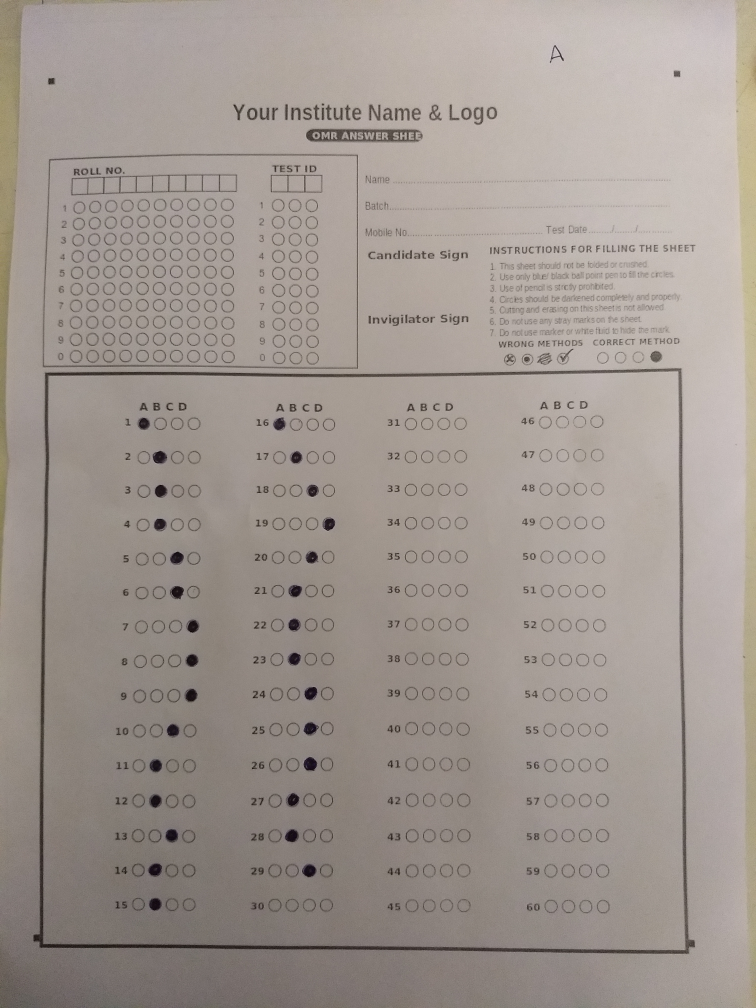
#> input picture omr/worker/test_01.jpg, 3024 x 4032 px (shown at 1/4 size)
$ python -i grader.py   (imports and definitions only)   (older library calls are emulated)
#> lines starting #> are read from the running program, lines starting #| are printed output that depends on the picture; after the words box and inside, x2 and y2 are one past the last pixel; in counts of white or black regions, pixels touching at a corner belong together; long printed decimals are rounded
### omr/worker/grader_util/grader_util.py
import cv2
import numpy as np
from .grader_errors import BubbleDetectionError
import sys
# loop over countours
# this function find the question bubbles
# outputs matrix([contour, box])


# [4 lines left out: function show_image, not called in this run]

def find_questions(cnts, image, show_boxes=False):
    questions = []
    for c in cnts:
        (x, y, w, h) = cv2.boundingRect(c)
        ar = w / float(h)
        if (w >= 15 and h >= 15) and (w <= 50 and h <= 50) and ar >= 0.7 and ar <= 1.3:
            box = [(x//5)*5, y]
            questions.append([c, box])
            if show_boxes == True:
                cv2.rectangle(image, (x, y), (x+w, y+h), (0, 255, 0), 1)
    # [5 lines of commented-out code are left out]
    return questions


'''
We are now sorting from left to right by taking a batch of 16 contours
that are basically a whole row and then sorting them from increasing order of x
'''


def find_ques_cnts(questions):
    # sort the question contours from top to bottom
    questions = sorted(questions, key=lambda q: q[1][1])
    questionCnts = []
    for i in np.arange(0, len(questions), 16):
        # take a row of bubbles
        q = list(questions[i: i+16])
        # append each contour sorted from left to right in a row
        # sort them using x
        q = sorted(q, key=lambda k: k[1][0])
        for o in q:
            # append each contour sorted from left to right in a row
            questionCnts.append(o[0])
    return questionCnts

# calculate the old question no
# this function converts the old question no to
# new question no. By default it assumes that questions
# are to be converted from horizontal to vertical fashion


def convert_ques_no(q, rows_cnt=15, cols_cnt=4, hori_to_vert=True):
    if hori_to_vert:
        row = q // cols_cnt
        col = q % cols_cnt
        return col * rows_cnt + row
    col = q // rows_cnt
    row = q % rows_cnt
    return row * cols_cnt + col

### omr/worker/grader.py
# import the necessary packages
from imutils.perspective import four_point_transform
from imutils import contours
import numpy as np
import argparse
import imutils
import cv2
import random
import sys
import os
# user defined modules
import omr.worker.grader_util.grader_util as gu
import omr.worker.grader_util.grader_errors as ge
# [7 lines of commented-out code are left out]

def omr_scanner(image_path):
    # Answer Key
#> called with image_path = 'test_01.jpg'
    ques = [i for i in range(60)]
    opts = [1 for _ in range(60)]
    ANSWER_KEY = dict(zip(ques, opts))

    print(ANSWER_KEY)
    max_marks = 30
    positive_marking = 1
    negative_marking = 0
    bubble_thresh = 185

    def show_image(img, title="Original"):
        return
        cv2.imshow(title, img)
        cv2.waitKey(0)
        cv2.destroyAllWindows()

    # load the image
    orig = cv2.imread(image_path)
#> orig is the input picture: shape (4032, 3024, 3); mean B, G, R 144.4, 150.9, 160
    print(type(orig))
#| <class 'numpy.ndarray'>
    print(orig.shape)
#| (4032, 3024, 3)
    image = orig.copy()
    # ratio = image.shape[0] / 800.0
    image = imutils.resize(image, height=1500)
    # gray it
    gray = cv2.cvtColor(image, cv2.COLOR_BGR2GRAY)
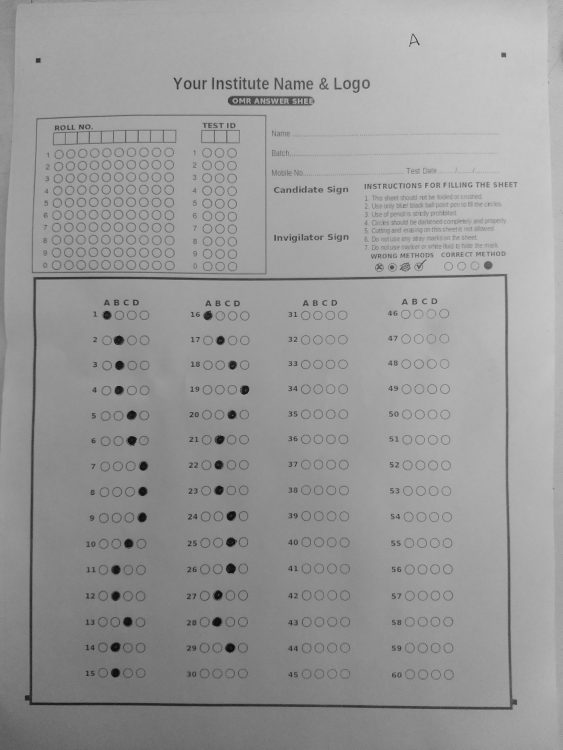
#> gray: shape (1500, 1125) (shown at 1/2 size); min 6, max 210, mean 152.9
    # blur it
    gray = cv2.GaussianBlur(gray, (5, 5), 0)
    # canny edge detection
    edged = cv2.Canny(gray, 20, 50)
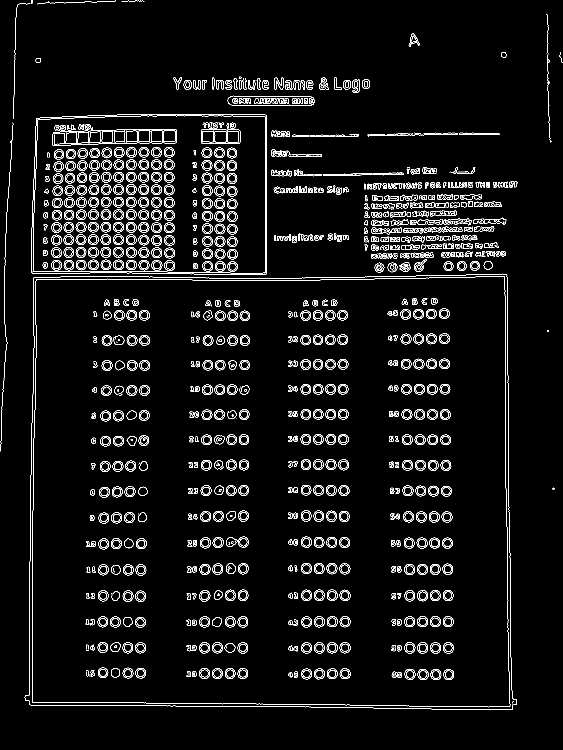
#> edged: shape (1500, 1125) (shown at 1/2 size); 4.9% white in thin lines or dots


    show_image(edged)

    # Find the contours
    cnts = cv2.findContours(edged.copy(), cv2.RETR_EXTERNAL,
                            cv2.CHAIN_APPROX_SIMPLE)
#> cnts = 279 contours, 118 with area under 20; largest, box (x1, y1, x2, y2) and area: (49, 547, 1034, 1420) 822319, (62, 228, 534, 550) 147820, (455, 191, 629, 212) 3123, (743, 454, 804, 469) 344, (806, 456, 846, 468) 299

    cnts = cnts[0] if imutils.is_cv2() else cnts[1]
    docCnts = None
    print(len(cnts))
#| 279
    if len(cnts) > 0:
        cnts = sorted(cnts, key=cv2.contourArea, reverse=True)
        peri = cv2.arcLength(cnts[0], True)
#> peri = 3720.5
        print(peri)
#| 3720.475
        approx = cv2.approxPolyDP(cnts[0], 0.02*peri, True)
#> approx = [[1013, 548], [68, 554], [50, 1400], [1024, 1419]]
        docCnts = approx
#> docCnts = [[1013, 548], [68, 554], [50, 1400], [1024, 1419]]
        # [22 lines of commented-out code are left out]
    paper = four_point_transform(image, docCnts.reshape(4, 2))
    warped = four_point_transform(gray, docCnts.reshape(4, 2))
    show_image(warped)
    # show_image(paper)
    # binarisation of image
    # instead of otsu thresholding
    # we have used adaptive thresholding

    thresh = cv2.adaptiveThreshold(
        warped, 255, cv2.ADAPTIVE_THRESH_GAUSSIAN_C, cv2.THRESH_BINARY_INV, 11, 2)
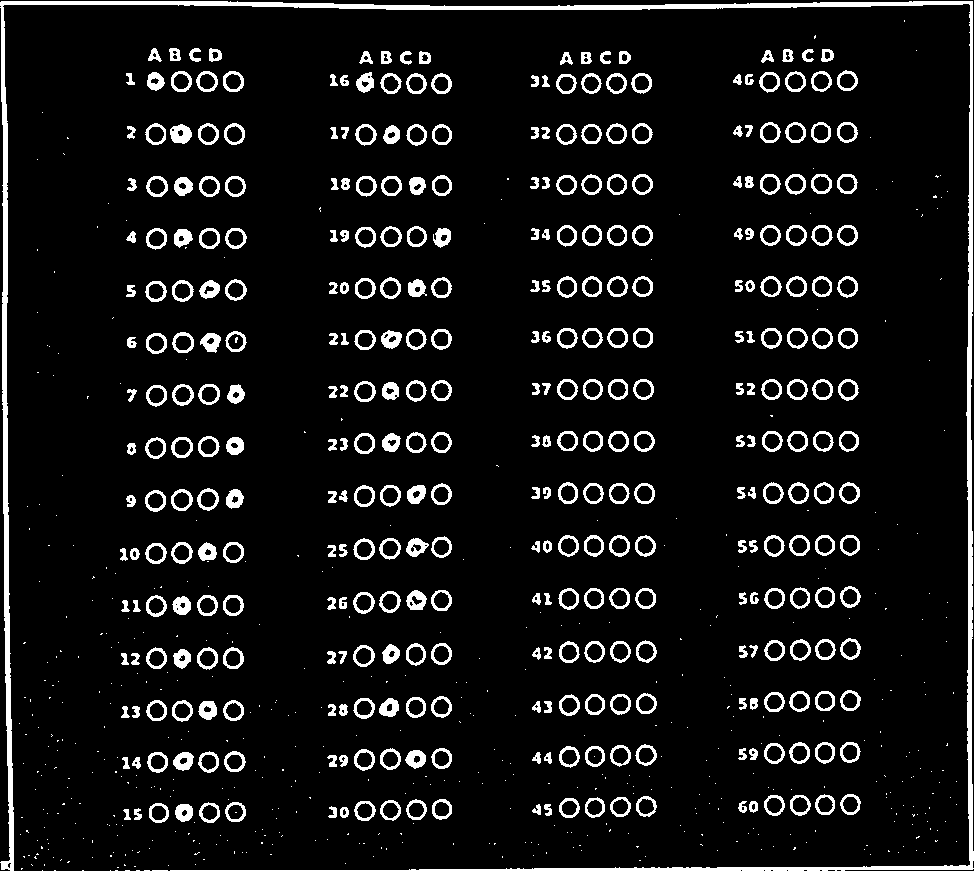
#> thresh: shape (871, 974); 8% white; 840 white regions (472 under 20 px)
    show_image(thresh)
    # thresh= cv2.medianBlur(thresh, 5)
    # show_image(thresh, "Filter thresh hold")
    # find contours in threshholded image
    cnts = cv2.findContours(thresh.copy(), cv2.RETR_EXTERNAL,
                            cv2.CHAIN_APPROX_SIMPLE)
#> cnts = 837 contours, 469 with area under 20; largest, box (x1, y1, x2, y2) and area: (0, 1, 974, 871) 10942, (171, 489, 193, 511) 348, (197, 488, 219, 511) 347, (172, 280, 194, 302) 344, (353, 645, 375, 667) 342

    # filter out contours with parents
    cnts = cnts[0] if imutils.is_cv2() else cnts[1]
    # dc = cv2.drawContours(thresh, cnts, -1, (0,255,0), 3)
    # show_image(dc)
    print("number of contours of dc", len(cnts))
#| number of contours of dc 837
    # throw new error
    # try:
    #     if len(cnts) <= 240:
    #         raise ge.PaperContourError(
    #             'The contour of paper is not detected properly. May be only one external contour in the paper is detected.')
    # except ge.PaperContourError as e:
    #     sys.exit(e.message)

    # find question contours
    questions = gu.find_questions(cnts, paper)
#> the loop in find_questions, `for c in cnts:` made 837 passes
#> (x, y, w, h, ar, box) on passes 169, 173, 176, 178, 179, 182, 189, 192: (149, 803, 20, 20, 1, [145, 803]), (199, 802, 21, 21, 1, [195, 802]), (354, 801, 22, 20, 1.1, [350, 801]), (432, 799, 20, 21, 0.952, [430, 799]), (406, 799, 21, 21, 1, [405, 799]), (559, 798, 21, 20, 1.05, [555, 798]), (636, 796, 21, 21, 1, [635, 796]), (764, 795, 21, 21, 1, [760, 795])
#> after the loop in find_questions, `for c in cnts:`: questions = 240 items
#> questions = 240 items
    # We are now sorting from left to right by taking a batch of 16 contours
    # that are basically a whole row and then sorting them from increasing order of x

    questionCnts = gu.find_ques_cnts(questions)
#> the loop in find_ques_cnts, `for i in np.arange(0, len(questions), 16):` made 15 passes
#> i on passes 2 to 9: 16, 32, 48, 64, 80, 96, 112, 128
#> after the loop in find_ques_cnts, `for i in np.arange(0, len(questions), 16):`: questionCnts = 240 contours; largest, box (x1, y1, x2, y2) and area: (171, 489, 193, 511) 348, (197, 488, 219, 511) 347, (172, 280, 194, 302) 344, (172, 384, 194, 406) 342, (353, 645, 375, 667) 342
    dc = cv2.drawContours(paper, questionCnts, -1, (0,255,0), 3)
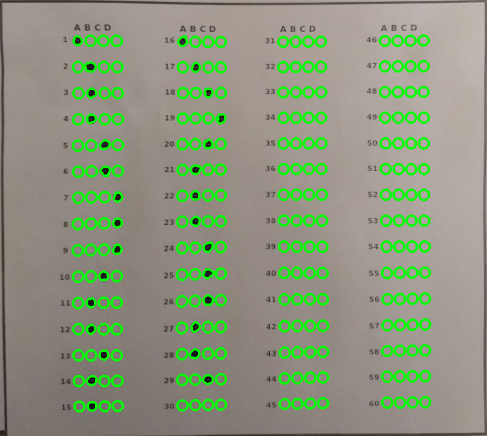
#> dc: shape (871, 974, 3) (shown at 1/2 size); mean B, G, R 124.8, 151.2, 138.9
    show_image(dc, "Paper dc")

    correct = 0
    wrong = 0
    # each question has 4 possible answers, to loop over the
    # question in batches of 4
    for (q, i) in enumerate(np.arange(0, len(questionCnts), 4)):
        try:
            # calculate the old question no
            old_question_no = gu.convert_ques_no(q, 15, 4)

            cnts = questionCnts[i:i+4]
            bubbled = [-1, -1]
            bubble_count = 0
            for (j, c) in enumerate(cnts):
                mask = np.zeros(thresh.shape, dtype='uint8')
                cv2.drawContours(mask, [c], -1, 255, -1)
                # apply the mask to the thresholded image, then
                # count the number of non-zero pixels in the
                # bubble area
                mask = cv2.bitwise_and(thresh, thresh, mask=mask)
                total = cv2.countNonZero(mask)

                # if total > current bubbled then
                # bubbled = total
                if bubbled[0] == -1 or bubbled[0] < total:
                    bubbled = (total, j)
                    if bubbled[0] > bubble_thresh:
                        bubble_count += 1
                else:
                    # update bubble thresh
                    # if total <= bubbled[0]
                    # this means that bubbled is not filled
                    # therefore we are updating bubble thresh to adjust to the pic
                    bubble_thresh = max(bubble_thresh, total+5)
                # print(old_question_no, bubble_thresh, total)
            # change the q to old q
            # as q0 -> 0
            # as q1 -> 15
            # as q2 -> 30 and so on
            color = (0, 0, 255)
            k = ANSWER_KEY[old_question_no]
            # check to see if the bubbled answer is correct
            if k == bubbled[1] and bubbled[0] > bubble_thresh:
                color = (0, 255, 0)
                correct += 1
            # wrongly attempted and negative marking
            elif k != bubbled[1] and bubbled[0] > bubble_thresh:
                wrong += 1

            if bubbled[0] > bubble_thresh:
                cv2.drawContours(paper, [cnts[k]], -1, color, 2)
        except:
            print("error")
#> this loop made 60 passes
#> (i, old_question_no, color) on passes 1 to 8: (0, 0, (0, 0, 255)), (4, 15, (0, 0, 255)), (8, 30, (0, 0, 255)), (12, 45, (0, 0, 255)), (16, 1, (0, 255, 0)), (20, 16, (0, 255, 0)), (24, 31, (0, 0, 255)), (28, 46, (0, 0, 255))
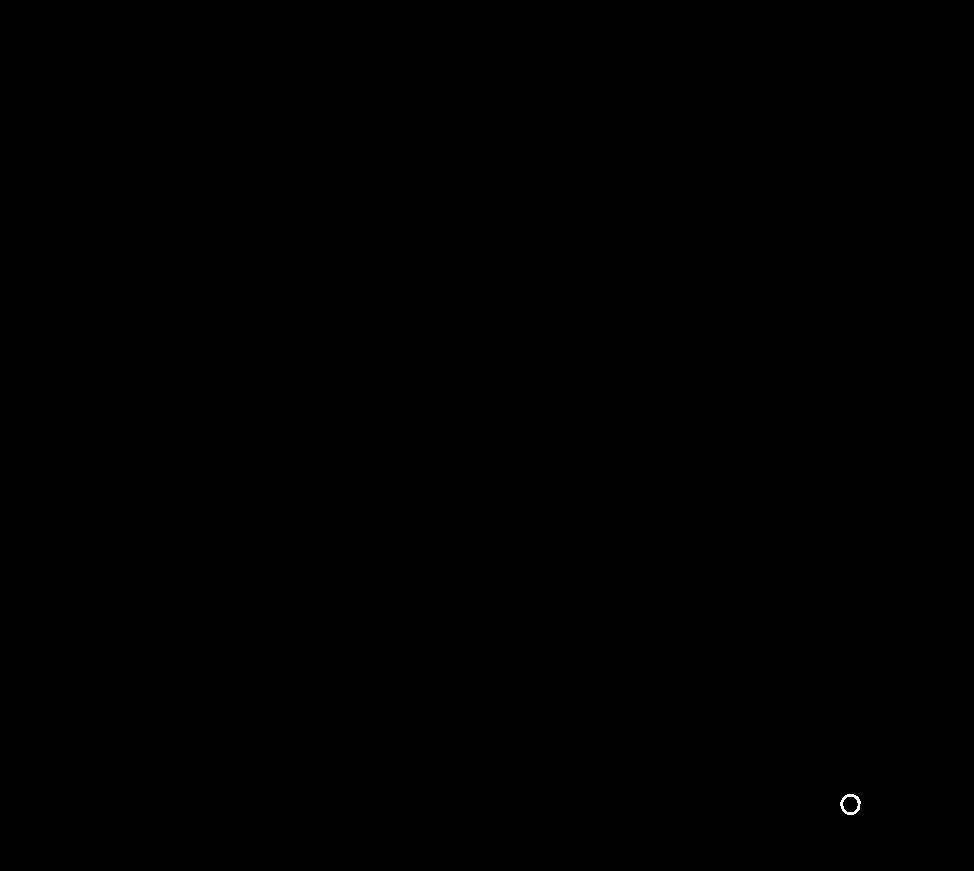
#> mask: shape (871, 974); 0.02% white in thin lines or dots, all inside (x1, y1, x2, y2) = (840, 794, 861, 815)
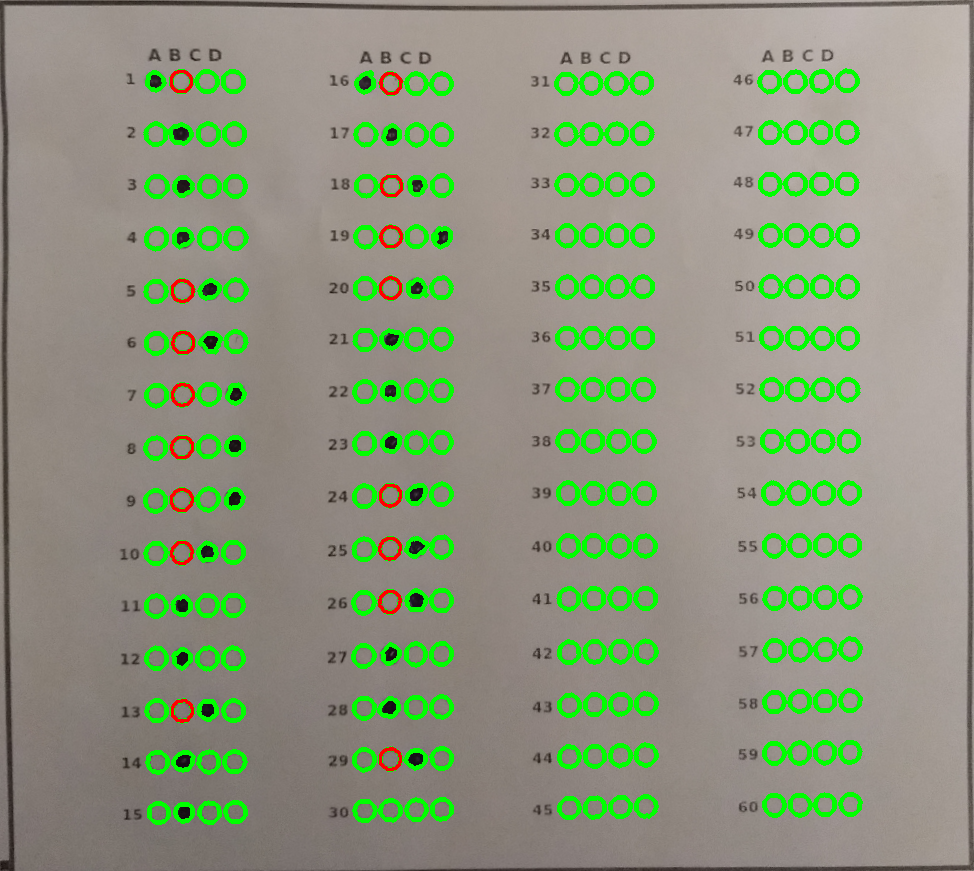
#> paper: shape (871, 974, 3); 0.42% of pixels changed, all inside (x1, y1, x2, y2) = (170, 70, 403, 771)

    # grab the test taker
    score = (correct*positive_marking + wrong*negative_marking) / max_marks * 100
    info = {
        "correct": correct,
        "wrong": wrong,
        "score": score
    }
    return info
    print(info)
    # print("[INFO] correct: {}".format(correct))
    # print("[INFO] wrong: {}".format(wrong))
    # print("[INFO] score: {:.2f}%".format(score))
    cv2.putText(paper, "Correct: {}".format(correct), (10, 30),
                cv2.FONT_HERSHEY_SIMPLEX, 0.9, (0, 255, 0), 2)
    cv2.putText(paper, "Wrong: {}".format(wrong), (10, 60),
                cv2.FONT_HERSHEY_SIMPLEX, 0.9, (0, 0, 255), 2)
    cv2.putText(paper, "Score: {:.1f}%".format(score), (10, 90),
                cv2.FONT_HERSHEY_SIMPLEX, 0.9, (255, 0, 0), 2)

    # comment it out in production
    show_image(image)
    show_image(paper)
    # use this in production
    image_name = args['image'].split('/')[-1]
    output_image = 'r/' + image_name
    # print('Saving Image to', output_image)
    directory = os.path.dirname(output_image)
    try:
        os.stat(directory)
    except:
        os.mkdir(directory)
    cv2.imwrite(output_image, paper)

>>> result = omr_scanner('test_01.jpg')
